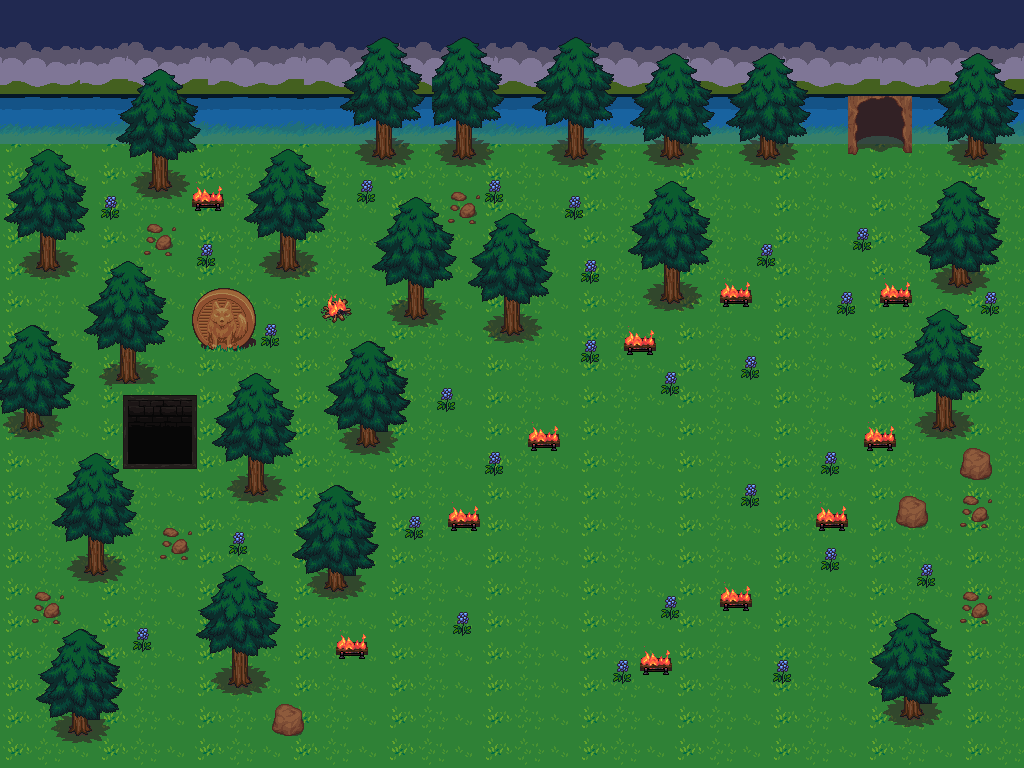

The image is a tile-based game level rendered from a .tmx file. Its description and source (layers, tilesets, objects; grid data summarised) follow:
An orthogonal 64x48 tile map with 16x16 px tiles, 8 tile layers (grass, sky, nature, fire, ...), 5 tilesets and 49 objects (45x collision, exit_forest_night, enter_jail, spawn_exit_jail, spawn_forest_night).

<map version="1.8" tiledversion="1.8.0" orientation="orthogonal" renderorder="right-down" width="64" height="48" tilewidth="16" tileheight="16" infinite="0" nextlayerid="11" nextobjectid="54">
 <tileset firstgid="1" source="tsx/Outside_A5.tsx" />
 <tileset firstgid="513" source="tsx/allBG.tsx" />
 <tileset firstgid="773" source="tsx/Outside_B.tsx" />
 <tileset firstgid="1797" source="tsx/fire.tsx" />
 <tileset firstgid="2565" source="tsx/jail.tsx" />
 <objectgroup id="10" name="enter/exit">
  <object id="6" name="exit_forest_night" x="858.969" y="130.982" width="44.1204" height="31.7115" />
  <object id="39" name="enter_jail" x="130.556" y="422.222" width="59.7222" height="43.0556" />
  <object id="53" name="spawn_exit_jail" x="159.722" y="508.333">
   <point />
  </object>
 </objectgroup>
 <objectgroup id="2" name="collisions">
  <object id="1" name="m" type="collision" x="0" y="1.37876" width="1023.04" height="11.0301" />
  <object id="2" name="m" type="collision" x="1012.01" y="1.37876" width="13.7876" height="765.213" />
  <object id="3" name="m" type="collision" x="1.37876" y="0" width="12.4089" height="769.349" />
  <object id="4" name="m" type="collision" x="0" y="752.804" width="1027.18" height="15.1664" />
  <object id="5" name="m" type="collision" x="2.75752" y="1.37876" width="1021.66" height="133.74" />
  <object id="8" name="m" type="collision" x="663.974" y="273.192" width="19.0046" height="30.8825" />
  <object id="9" name="m" type="collision" x="502.435" y="304.074" width="20.1924" height="30.8825" />
  <object id="10" type="collision" x="406.224" y="286.257" width="20.1924" height="33.2581" />
  <object id="11" type="collision" x="280.318" y="236.37" width="15.4413" height="36.8215" />
  <object id="12" type="collision" x="374.154" y="122.342" width="20.1924" height="35.6337" />
  <object id="13" type="collision" x="453.736" y="128.281" width="21.3802" height="35.6337" />
  <object id="14" type="collision" x="567.763" y="129.469" width="17.8168" height="29.6947" />
  <object id="15" type="collision" x="662.787" y="138.971" width="22.568" height="26.1314" />
  <object id="16" type="collision" x="758.998" y="141.347" width="21.3802" height="24.9436" />
  <object id="17" type="collision" x="966.861" y="134.22" width="21.3802" height="24.9436" />
  <object id="18" type="collision" x="952.607" y="262.501" width="19.0046" height="26.1314" />
  <object id="19" type="collision" x="933.603" y="393.158" width="20.1924" height="38.0093" />
  <object id="20" type="collision" x="900.344" y="693.669" width="26.1314" height="27.3192" />
  <object id="21" type="collision" x="897.969" y="498.872" width="28.5069" height="28.5069" />
  <object id="22" type="collision" x="962.11" y="445.421" width="27.3192" height="34.4459" />
  <object id="23" type="collision" x="359.9" y="422.853" width="16.6291" height="22.568" />
  <object id="24" type="collision" x="249.436" y="471.552" width="16.6291" height="23.7558" />
  <object id="25" type="collision" x="329.018" y="573.702" width="16.6291" height="19.0046" />
  <object id="26" type="collision" x="231.619" y="660.411" width="16.6291" height="26.1314" />
  <object id="27" type="collision" x="270.816" y="709.11" width="33.2581" height="24.9436" />
  <object id="28" type="collision" x="191.234" y="333.769" width="61.7651" height="20.1924" />
  <object id="29" type="collision" x="148.474" y="155.6" width="19.0046" height="35.6337" />
  <object id="30" type="collision" x="36.8215" y="249.436" width="21.3802" height="24.9436" />
  <object id="31" type="collision" x="116.403" y="356.337" width="19.0046" height="23.7558" />
  <object id="32" type="collision" x="20.1924" y="407.412" width="22.568" height="22.568" />
  <object id="33" type="collision" x="85.5208" y="542.82" width="19.0046" height="32.0703" />
  <object id="34" type="collision" x="73.643" y="713.862" width="15.4413" height="27.3192" />
  <object id="35" type="collision" x="844.518" y="135.408" width="14.2535" height="19.0046" />
  <object id="36" type="collision" x="905.096" y="133.032" width="11.8779" height="28.5069" />
  <object id="41" type="collision" x="722.222" y="281.944" width="30.5556" height="26.3889" />
  <object id="42" type="collision" x="880.556" y="284.722" width="30.5556" height="25" />
  <object id="43" type="collision" x="191.667" y="187.5" width="31.9444" height="25" />
  <object id="44" type="collision" x="320.833" y="294.444" width="27.7778" height="25" />
  <object id="45" type="collision" x="625" y="333.333" width="29.1667" height="20.8333" />
  <object id="46" type="collision" x="865.278" y="427.778" width="27.7778" height="22.2222" />
  <object id="47" type="collision" x="526.389" y="430.556" width="34.7222" height="22.2222" />
  <object id="48" type="collision" x="447.222" y="509.722" width="33.3333" height="20.8333" />
  <object id="49" type="collision" x="722.222" y="591.667" width="29.1667" height="19.4444" />
  <object id="50" type="collision" x="641.667" y="655.556" width="31.9444" height="19.4444" />
  <object id="51" type="collision" x="334.722" y="638.889" width="34.7222" height="19.4444" />
  <object id="52" name="spawn_forest_night" x="881.944" y="212.5">
   <point />
  </object>
 </objectgroup>
 <layer id="1" name="grass" width="64" height="48">
  <data>[3072 cells, 3072 non-empty, 12 distinct tile ids]</data>
 </layer>
 <layer id="3" name="sky" width="64" height="48">
  <data>[3072 cells, 576 non-empty, 54 distinct tile ids]</data>
 </layer>
 <layer id="4" name="nature" width="64" height="48">
  <data>[3072 cells, 1363 non-empty, 182 distinct tile ids]</data>
 </layer>
 <layer id="6" name="fire" width="64" height="48">
  <data>[3072 cells, 72 non-empty, 12 distinct tile ids]</data>
 </layer>
 <layer id="7" name="jail" width="64" height="48">
  <data>[3072 cells, 0 non-empty, 0 distinct tile ids]</data>
 </layer>
 <layer id="8" name="z2" width="64" height="48">
  <data>[3072 cells, 0 non-empty, 0 distinct tile ids]</data>
 </layer>
 <layer id="9" name="z3" width="64" height="48">
  <data>[3072 cells, 0 non-empty, 0 distinct tile ids]</data>
 </layer>
 <layer id="5" name="top" width="64" height="48">
  <data>[3072 cells, 618 non-empty, 48 distinct tile ids]</data>
 </layer>
</map>
